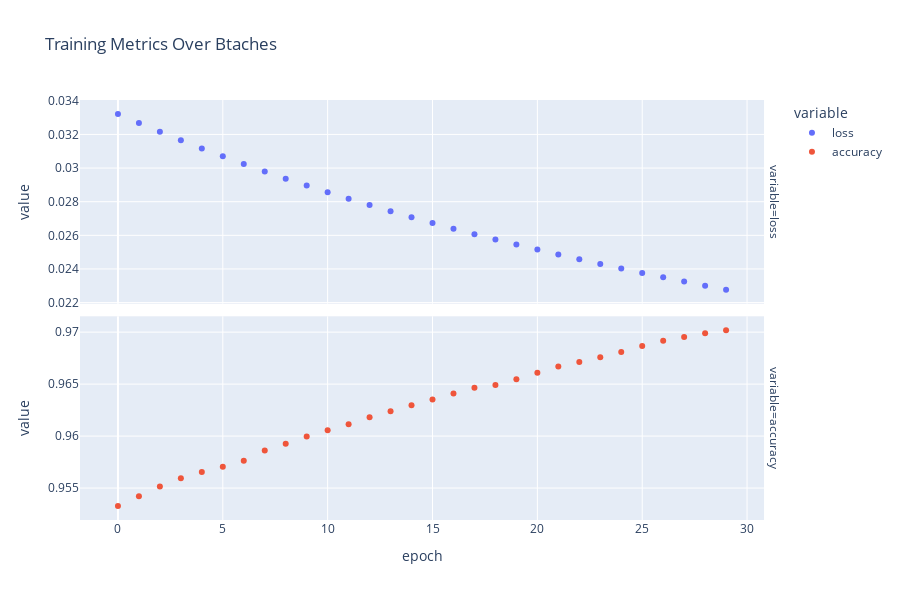

The code cell stored with this chart in its notebook:
### Code cell
fig = (
    px.scatter(
        training_stats.melt(id_vars="epoch", value_vars=["loss", "accuracy"]),
        x="epoch",
        y="value",
        color="variable",
        facet_row="variable",
        title="Training Metrics Over Btaches",
        height=600,
    )
    .update_yaxes(matches=None)
    .update_yaxes(showticklabels=True)
)
fig.show()

### Figure 1 — Plotly figure (JSON) as saved in the notebook; plotly's stock layout.template omitted (floating-point values rounded to 4 significant figures)
{"data": [{"hovertemplate": "variable=loss<br>epoch=%{x}<br>value=%{y}<extra></extra>", "legendgroup": "loss", "marker": {"color": "#636efa", "symbol": "circle"}, "mode": "markers", "name": "loss", "orientation": "v", "showlegend": true, "type": "scatter", "x": [0, 1, 2, 3, 4, 5, 6, 7, 8, 9, 10, 11, 12, 13, 14, 15, 16, 17, 18, 19, 20, 21, 22, 23, 24, 25, 26, 27, 28, 29], "xaxis": "x2", "y": [0.03322, 0.03268, 0.03216, 0.03166, 0.03117, 0.0307, 0.03024, 0.0298, 0.02937, 0.02896, 0.02856, 0.02817, 0.0278, 0.02743, 0.02707, 0.02673, 0.02639, 0.02607, 0.02575, 0.02545, 0.02515, 0.02486, 0.02458, 0.0243, 0.02403, 0.02376, 0.0235, 0.02325, 0.023, 0.02276], "yaxis": "y2"}, {"hovertemplate": "variable=accuracy<br>epoch=%{x}<br>value=%{y}<extra></extra>", "legendgroup": "accuracy", "marker": {"color": "#EF553B", "symbol": "circle"}, "mode": "markers", "name": "accuracy", "orientation": "v", "showlegend": true, "type": "scatter", "x": [0, 1, 2, 3, 4, 5, 6, 7, 8, 9, 10, 11, 12, 13, 14, 15, 16, 17, 18, 19, 20, 21, 22, 23, 24, 25, 26, 27, 28, 29], "xaxis": "x", "y": [0.9533, 0.9542, 0.9552, 0.9559, 0.9566, 0.957, 0.9576, 0.9586, 0.9593, 0.96, 0.9606, 0.9611, 0.9618, 0.9624, 0.963, 0.9635, 0.9641, 0.9647, 0.9649, 0.9655, 0.9661, 0.9667, 0.9671, 0.9676, 0.9681, 0.9687, 0.9692, 0.9695, 0.9699, 0.9702], "yaxis": "y"}], "layout": {"annotations": [{"font": {}, "showarrow": false, "text": "variable=accuracy", "textangle": 90, "x": 0.98, "xanchor": "left", "xref": "paper", "y": 0.2425, "yanchor": "middle", "yref": "paper"}, {"font": {}, "showarrow": false, "text": "variable=loss", "textangle": 90, "x": 0.98, "xanchor": "left", "xref": "paper", "y": 0.7575, "yanchor": "middle", "yref": "paper"}], "height": 600, "legend": {"title": {"text": "variable"}, "tracegroupgap": 0}, "title": {"text": "Training Metrics Over Btaches"}, "xaxis": {"anchor": "y", "domain": [0, 0.98], "title": {"text": "epoch"}}, "xaxis2": {"anchor": "y2", "domain": [0, 0.98], "matches": "x", "showticklabels": false}, "yaxis": {"anchor": "x", "domain": [0, 0.485], "showticklabels": true, "title": {"text": "value"}}, "yaxis2": {"anchor": "x2", "domain": [0.515, 1], "showticklabels": true, "title": {"text": "value"}}}}
